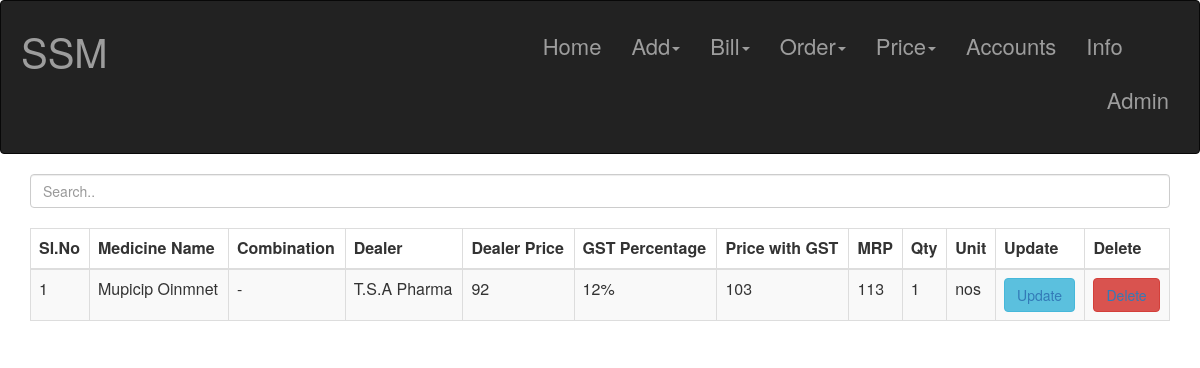
Screenshot of /medicine_Price with the database file from the repository.
### myapp/models.py (models this page shows)
class Medi(models.Model):
    medicine_name = models.CharField(max_length=30)
    med_combination = models.CharField(max_length=100, null=True, blank=True)
    med_dealer = models.CharField(max_length=50)
    med_category = models.CharField(max_length=20)
    med_mrp = models.IntegerField()
    med_up  =   models.IntegerField()
    med_u_gst = models.IntegerField()
    med_gst = models.IntegerField()
    med_qty = models.IntegerField()
    med_unit = models.CharField(max_length=6)

### myapp/views.py (the view)
# urls.py: path("medicine_Price",views.med_price,name='Medicine Pirce'),
def med_price(request):
    medi_data = Medi.objects.all()
    return render(request, "dynamic/med_price.html",{'medicine':medi_data})

### templates/dynamic/med_price.html
{% extends 'dynamic/index.html' %}
{% block content %}
{% load static %}
  <div class="container">
    <input class="form-control" id="myInput" type="text" placeholder="Search..">
    <br>
    <table class="table table-bordered table-striped">
      <thead>
        <tr>
          <th>Sl.No</th>
          <th>Medicine Name</th>
          <th>Combination</th>
          <th>Dealer</th>
          <th>Dealer Price</th>
          <th>GST Percentage</th>
          <th>Price with GST</th>
          <th>MRP</th>
          <th>Qty</th>
          <th>Unit</th>
          <th>Update</th>
          <th>Delete</th>
        </tr>
      </thead>
      <tbody id="myTable">
        {% for data in medicine %}
        <tr>
          <td>{{forloop.counter}}</td>
          <td>{{data.medicine_name}}</td>
          <td>{{data.med_combination}}</td>
          <td>{{data.med_dealer}}</td>
          <td>{{data.med_up}}</td>
          <td>{{data.med_gst}}%</td>
          <td>{{data.med_u_gst}}</td>
          <td>{{data.med_mrp}}</td>
          <td>{{data.med_qty}}</td>
          <td>{{data.med_unit}}</td>
          <th><button class="btn btn-info"><a href="update_medicine/{{data.id}}">Update</a></button></th>
          <th><button class="btn btn-danger"><a href="delete_medicine/{{data.id}}">Delete</a></button></th>
        </tr>
        {% endfor %}
      </tbody>
    </table>
  </div>
{% endblock %}

### static/cssfiles/header.css (style rules this page uses)
* { padding: 0; }

### rows the page displays
Medi: medicine_name "Mupicip Oinmnet", med_combination "-", med_dealer "T.S.A Pharma", med_up "92", med_gst "12", med_u_gst "103", med_mrp "113", med_qty "1", med_unit "nos"
